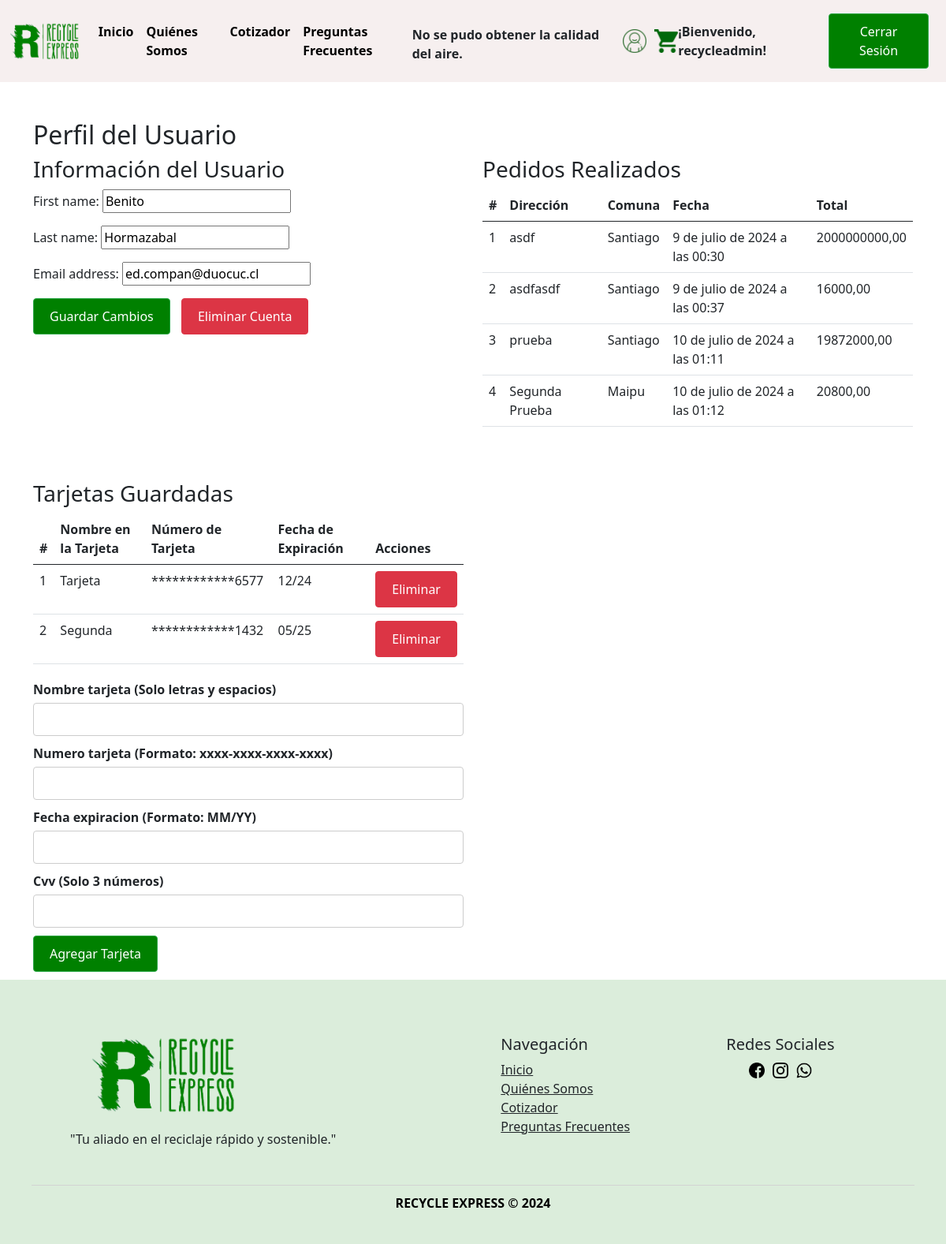
The app's page /perfil/ (signed in), older data.
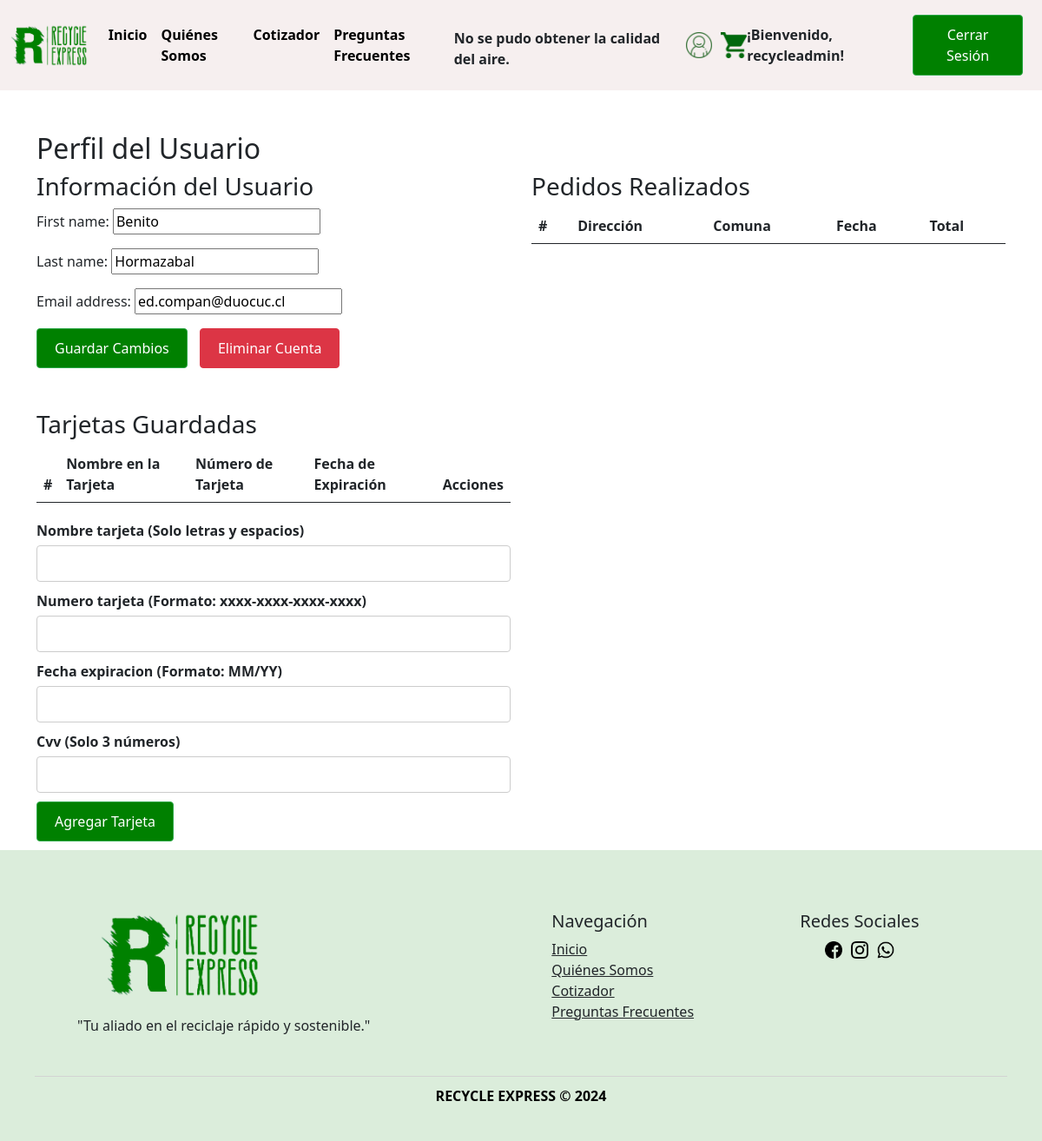
The same page, newer data.
### apps/WebApp/models.py (models this page shows)
class Pedido(models.Model):
    usuario = models.ForeignKey(User, on_delete=models.CASCADE)
    direccion = models.CharField(max_length=255)
    comuna = models.CharField(max_length=255)
    fecha = models.DateTimeField()
    total = models.DecimalField(max_digits=20, decimal_places=2)

class TarjetaPago(models.Model):
    usuario = models.ForeignKey(User, on_delete=models.CASCADE)
    nombre_tarjeta = models.CharField(max_length=255)
    numero_tarjeta = models.CharField(max_length=19)
    fecha_expiracion = models.CharField(max_length=5)
    cvv = models.CharField(max_length=3)
    guardar_tarjeta = models.BooleanField(default=False)

### apps/WebApp/views.py (the view)
# urls.py: path('perfil/', views.perfil_usuario, name="perfil_usuario"),
@login_required
@transaction.atomic
def perfil_usuario(request):
    usuario = request.user
    pedidos = Pedido.objects.filter(usuario=usuario)
    tarjetas = TarjetaPago.objects.filter(usuario=usuario)
    if request.method == 'POST':
        usuario_form = UserForm(request.POST, instance=usuario)
        tarjeta_form = TarjetaPagoForm(request.POST)
        if usuario_form.is_valid():
            usuario_form.save()
            messages.success(request, 'Perfil actualizado correctamente.')
        if tarjeta_form.is_valid():
            nueva_tarjeta = tarjeta_form.save(commit=False)
            nueva_tarjeta.usuario = usuario
            nueva_tarjeta.numero_tarjeta = f.encrypt(nueva_tarjeta.numero_tarjeta.encode()).decode()
            nueva_tarjeta.save()
            messages.success(request, 'Tarjeta agregada correctamente.')
        return redirect('perfil_usuario')
    else:
        usuario_form = UserForm(instance=usuario)
        tarjeta_form = TarjetaPagoForm()
    tarjetas_data = []
    for tarjeta in tarjetas:
        numero_tarjeta_descifrado = f.decrypt(tarjeta.numero_tarjeta.encode()).decode()
        tarjeta_display = {
            'id': tarjeta.id,
            'nombre_tarjeta': tarjeta.nombre_tarjeta,
            'numero_tarjeta': '************' + numero_tarjeta_descifrado[-4:],
            'fecha_expiracion': tarjeta.fecha_expiracion
        }
        tarjetas_data.append(tarjeta_display)
    storage = get_messages(request)
    for message in storage:
        pass
    context = {
        'usuario_form': usuario_form,
        'tarjeta_form': tarjeta_form,
        'pedidos': pedidos,
        'tarjetas': tarjetas_data  # Usar tarjetas_data en lugar de tarjetas
    }
    return render(request, 'perfil.html', context)

### apps/WebApp/forms.py (shortened to what this page needs)
class UserForm(forms.ModelForm):
    class Meta:
        model = User
        fields = ['first_name', 'last_name', 'email']

class TarjetaPagoForm(forms.ModelForm):
    guardar_tarjeta = forms.BooleanField(required=False, initial=False)
    class Meta:
        model = TarjetaPago
        fields = ['nombre_tarjeta', 'numero_tarjeta', 'fecha_expiracion', 'cvv', 'guardar_tarjeta']

### apps/WebApp/templates/perfil.html (shortened to what this page needs)
{% extends './base.html' %}
{% load static %}
{% block body %}
<body>
    <div class="container mt-5">
        <h2>Perfil del Usuario</h2>
        <div class="row">
            <div class="col-md-6">
                <h3>Información del Usuario</h3>
                <form id="form-usuario" method="post" action="{% url 'perfil_usuario' %}">
                    {{ usuario_form.as_p }}
                    <button type="submit" class="btn btn-primary">Guardar Cambios</button>
                    <button type="button" class="btn btn-danger" onclick="eliminarUsuario()">Eliminar Cuenta</button>
                </form>
            </div>
            <div class="col-md-6">
                <h3>Pedidos Realizados</h3>
                <table class="table">
                    <thead>
                        <tr>
                            <th scope="col">#</th>
                            <th scope="col">Dirección</th>
                            <th scope="col">Comuna</th>
                            <th scope="col">Fecha</th>
                            <th scope="col">Total</th>
                        </tr>
                    </thead>
                    <tbody>
                        {% for pedido in pedidos %}
                        <tr>
                            <td>{{ forloop.counter }}</td>
                            <td>{{ pedido.direccion }}</td>
                            <td>{{ pedido.comuna }}</td>
                            <td>{{ pedido.fecha }}</td>
                            <td>{{ pedido.total }}</td>
                        </tr>
                        {% endfor %}
                    </tbody>
                </table>
            </div>
        </div>
        <div class="row mt-5">
            <div class="col-md-6">
                <h3>Tarjetas Guardadas</h3>
                <table class="table">
                    <thead>
                        <tr>
                            <th scope="col">#</th>
                            <th scope="col">Nombre en la Tarjeta</th>
                            <th scope="col">Número de Tarjeta</th>
                            <th scope="col">Fecha de Expiración</th>
                            <th scope="col">Acciones</th>
                        </tr>
                    </thead>
                    <tbody>
                        {% for tarjeta in tarjetas %}
                        <tr>
                            <td>{{ forloop.counter }}</td>
                            <td>{{ tarjeta.nombre_tarjeta }}</td>
                            <td>{{ tarjeta.numero_tarjeta }}</td>
                            <td>{{ tarjeta.fecha_expiracion }}</td>
                            <td>
                                <button type="button" class="btn btn-danger" onclick="eliminarTarjeta({{ tarjeta.id }})">Eliminar</button>
                            </td>
                        </tr>
                        {% endfor %}
                    </tbody>
                </table>
                <form id="form-tarjeta" method="post" action="{% url 'agregar_tarjeta' %}">
                    <div class="form-group">
                        <label for="id_nombre_tarjeta">{{ tarjeta_form.nombre_tarjeta.label }} (Solo letras y espacios)</label>
                        {{ tarjeta_form.nombre_tarjeta }}
                    </div>
                    <div class="form-group">
                        <label for="id_numero_tarjeta">{{ tarjeta_form.numero_tarjeta.label }} (Formato: xxxx-xxxx-xxxx-xxxx)</label>
                        {{ tarjeta_form.numero_tarjeta }}
                    </div>
                    <div class="form-group">
                        <label for="id_fecha_expiracion">{{ tarjeta_form.fecha_expiracion.label }} (Formato: MM/YY)</label>
                        {{ tarjeta_form.fecha_expiracion }}
                    </div>
                    <div class="form-group">
                        <label for="id_cvv">{{ tarjeta_form.cvv.label }} (Solo 3 números)</label>
                        {{ tarjeta_form.cvv }}
                    </div>
                    <button type="submit" class="btn btn-primary">Agregar Tarjeta</button>
                </form>
            </div>
        </div>
    </div>
</body>
{% endblock %}

### apps/WebApp/templates/base.html (shortened to what this page needs)
<!DOCTYPE html>
<html lang="es">
<head>
    <link href="https://cdn.jsdelivr.net/npm/bootstrap@5.0.2/dist/css/bootstrap.min.css" rel="stylesheet">
    <link href="https://cdn.jsdelivr.net/npm/sweetalert2@11.12.1/dist/sweetalert2.min.css" rel="stylesheet">
    <link rel="stylesheet" href="https://unpkg.com/leaflet/dist/leaflet.css" />
    {% load static %}
    <link rel="stylesheet" href="{% static 'css/style.css' %}">
</head>
<body>
    <nav class="navbar navbar-expand-lg sticky-top">
        <div class="container-fluid" style="font-weight: bold;">
            <a class="navbar-brand" href="{% url 'Inicio' %}"><img src="{% static 'img/logo.png' %}" alt="logo" height="48"></a>
            <div class="collapse navbar-collapse" id="navbarSupportedContent">
                <ul class="navbar-nav me-auto mb-2 mb-lg-0">
                    <li class="nav-item"><a class="nav-link active" aria-current="page" href="{% url 'Inicio' %}">Inicio</a></li>
                    <li class="nav-item"><a class="nav-link" href="{% url 'QuienesSomos' %}">Quiénes Somos</a></li>
                    <li class="nav-item"><a class="nav-link" href="{% url 'Cotizador' %}">Cotizador</a></li>
                    <li class="nav-item"><a class="nav-link" href="{% url 'Preguntas' %}">Preguntas Frecuentes</a></li>
                </ul>
                <div id="calidad-aire">
                    <div id="carbon-footprint-container" class="mt-4">
                         <p id="carbon-footprint-value">Cargando datos...</p>
                    </div>
                </div>
                {% if user.is_authenticated %}
                    <a id="btn-perfil" class="nav-item btn-iniciar" href="{% url 'perfil_usuario' %}">
                    <img src="{% static 'img/perfil.png' %}" height="30">
                    </a>
                {% endif %}
                {% if user.is_authenticated %}
                <a id="btn-carrito" class="nav-item btn-iniciar" href="#"><img src="{% static 'img/carrito.png' %}" height="30"></a>
                {% endif %}
                {% if user.is_authenticated %}
                    <span class="navbar-text">¡Bienvenido, {{ user.username }}!</span>
                        <a href="{% url 'logout' %}" class="btn btn-primary btn-iniciar">Cerrar Sesión</a>
                {% else %}
                    <a href="{% url 'login' %}" class="btn btn-primary btn-iniciar">Iniciar Sesión</a>
                {% endif %}
            </div>
        </div>
    </nav>
    {% block body %}
    {% endblock %}
    <footer class="pie-pagina">
        <div class="row">
            <div class="col-lg-4 col-md-4 mb-4 mb-md-0">
                <img id="logo-pie" src="{% static 'img/logo.png' %}" alt="logo">
                <p class="slogan">"Tu aliado en el reciclaje rápido y sostenible."</p>
            </div>
            <div class="col-lg-4 col-md-4 mb-4 mb-md-0">
                <ul class="list-unstyled mb-0">
                    <li><h5>Navegación</h5></li>
                    <li><a href="{% url 'Inicio' %}" class="text-dark">Inicio</a></li>
                    <li><a href="{% url 'QuienesSomos' %}" class="text-dark">Quiénes Somos</a></li>
                    <li><a href="{% url 'Cotizador' %}" class="text-dark">Cotizador</a></li>
                    <li><a href="{% url 'Preguntas' %}" class="text-dark">Preguntas Frecuentes</a></li>
                </ul>
            </div>
            <div class="col-lg-3 col-md-6 mb-4 mb-md-0">
                <ul class="redes-sociales">
                    <li><h5>Redes Sociales</h5></li>
                    <li class="icon-container">
                        <a href="https://facebook.com"><img src="{% static 'img/facebook.png' %}" alt="Facebook"></a>
                        <a href="https://instagram.com"><img src="{% static 'img/instagram.png' %}" alt="Instagram"></a>
                        <a href="https://whatsapp.com"><img src="{% static 'img/whatsapp.png' %}" alt="WhatsApp"></a>
                    </li>
                </ul>
            </div>
        </div>
        <div class="footer-line"></div>
        <div class="footer-text">RECYCLE EXPRESS © 2024</div>
    </footer>
</body>
</html>

### apps/WebApp/static/css/style.css (style rules this page uses)
.form-group label { display: block; font-weight: bold; margin-bottom: 5px; }
.form-group input { width: 100%; padding: 8px; margin-bottom: 10px; border: 1px solid #ccc; border-radius: 4px; box-sizing: border-box; }
.btn-primary { background-color: #007bff; border-color: #007bff; color: white; padding: 10px 20px; border-radius: 4px; cursor: pointer; text-decoration: none; display: inline-block; margin-right: 10px; }
.btn-danger { background-color: #dc3545; border-color: #dc3545; color: white; padding: 10px 20px; border-radius: 4px; cursor: pointer; text-decoration: none; display: inline-block; }
.navbar .navbar-nav .nav-link { text-decoration: none; color: black; }
.container { margin-top: 50px; }
.table { margin-bottom: 20px; }
.navbar { background-color: rgba(237, 223, 223, 0.5); }
.mb-4 { display: flex; justify-content: center; align-items: center; gap: 20px; margin: 20px auto; }
.btn-primary { background-color: green; color: white; border-color: #28a745; }
.btn-iniciar { margin-left: 10px; }
.pie-pagina { margin-top: 10px; padding: 40px; background-color: #00810024; }
#logo-pie { height: 100px; margin-right: 100px; }
footer .row .col-lg-3 { margin-left: -100px; }
footer .redes-sociales { list-style: none; padding: 0; margin: 0; display: flex; flex-direction: column; align-items: center; }
footer .redes-sociales li.icon-container { display: flex; gap: 10px; }
footer .redes-sociales li.icon-container img { width: 20px; height: 20px; }
footer .row { display: flex; align-items: flex-start; }
footer .row > div { display: flex; flex-direction: column; justify-content: flex-start; padding: 10px; }
footer .footer-line { height: 1px; background-color: #d3d3d3; margin-top: 20px; margin-bottom: 10px; }
footer .footer-text { text-align: center; font-weight: bold; color: black; }

Row changes from the older to the newer data that the page shows:
removed Pedido: direccion "asdf", comuna "Santiago", fecha "9 de julio de 2024 a las 00:30", total "2000000000,00"
removed Pedido: direccion "asdfasdf", comuna "Santiago", fecha "9 de julio de 2024 a las 00:37", total "16000,00"
removed Pedido: direccion "prueba", comuna "Santiago", fecha "10 de julio de 2024 a las 01:11", total "19872000,00"
removed Pedido: direccion "Segunda Prueba", comuna "Maipu", fecha "10 de julio de 2024 a las 01:12", total "20800,00"
removed TarjetaPago: nombre_tarjeta "Tarjeta", fecha_expiracion "12/24"
removed TarjetaPago: nombre_tarjeta "Segunda", fecha_expiracion "05/25"
Text that changed along with them:
list line gone: "1 ************6577 Eliminar"
list line gone: "2 ************1432 Eliminar"
